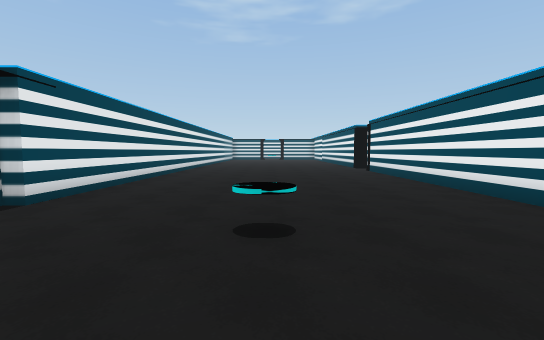
view 1 (above)

22 first-person views from a walk through a 3-D level made in the Unity game engine. The camera is 1.5 m above the floor, tilts 4° down and sees 90° across. Doors are open. The floor is counted in squares, 2 m on a side. Each view is taken from the middle of a square. On the plan, view 1 faces up. The plan holds only what a view shows up to about 10 squares ahead; the rest is blank. The place goes on beyond the plan. The player is left out. Some animated figures are left out.

view 2
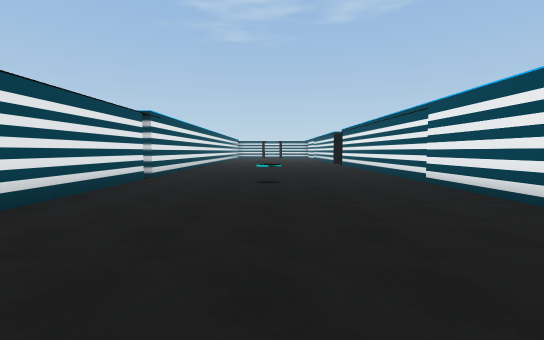

view 3
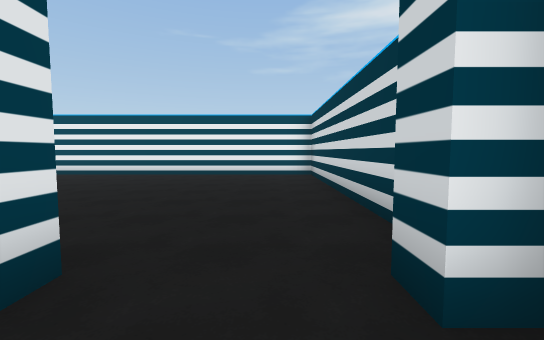

view 4
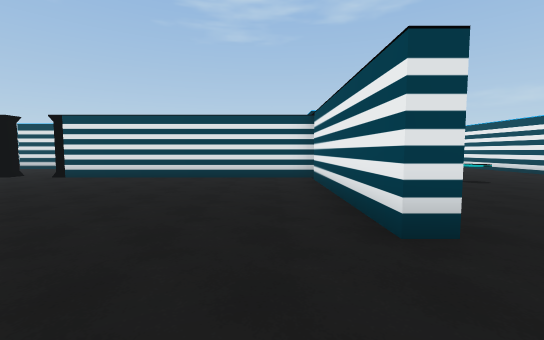

view 5
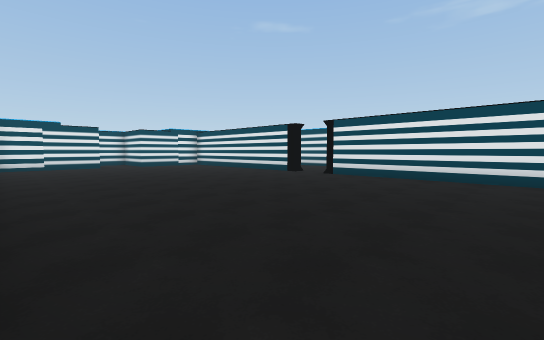

view 6
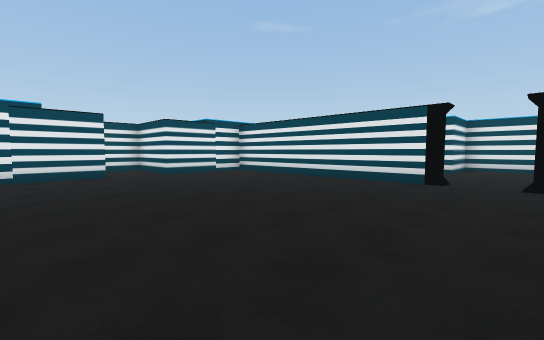

view 7
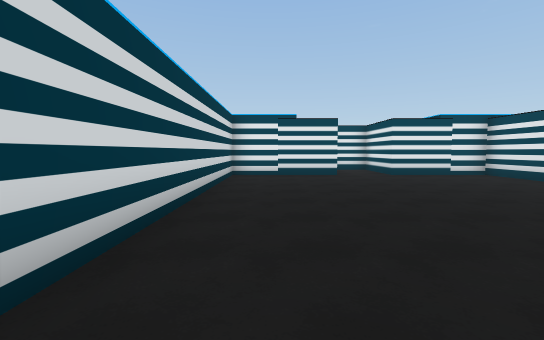

view 8
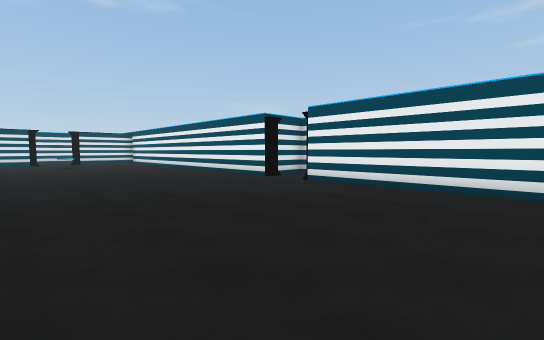

view 9
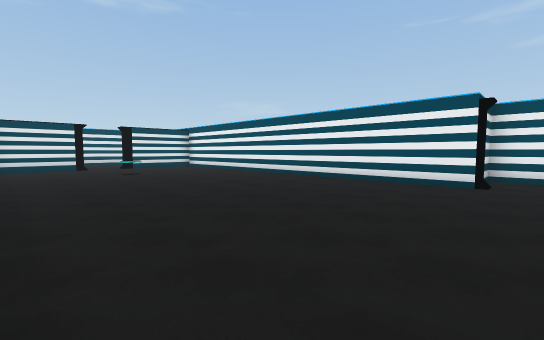

view 10
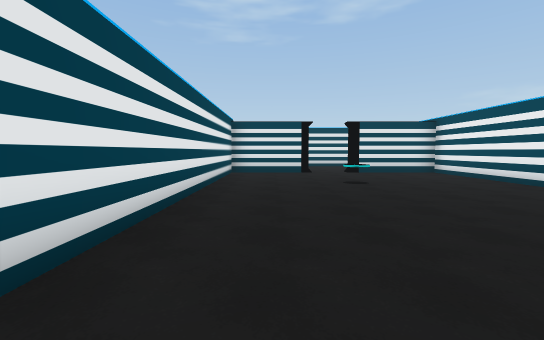

view 11
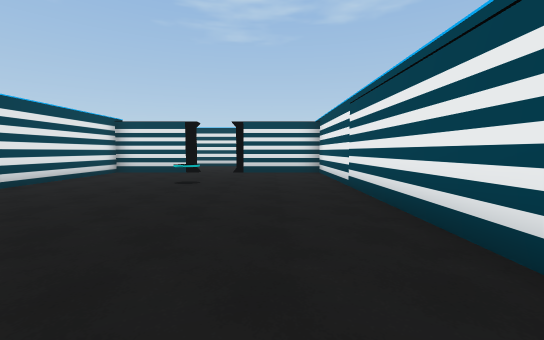

view 12
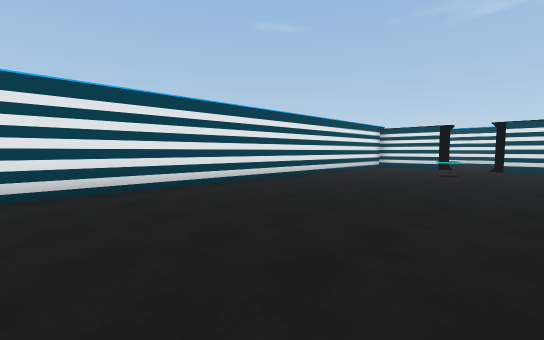

view 13
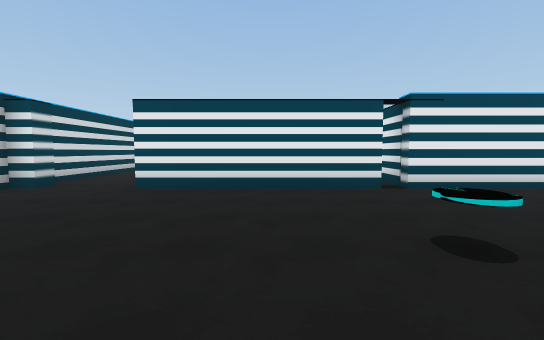

view 14
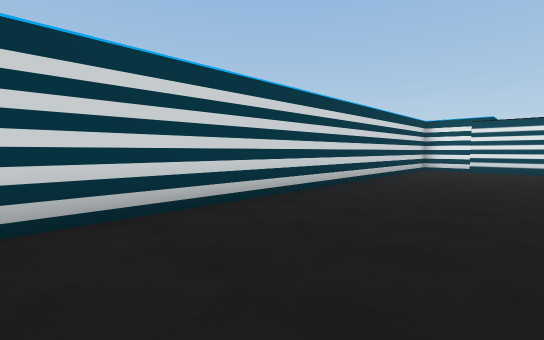

view 15
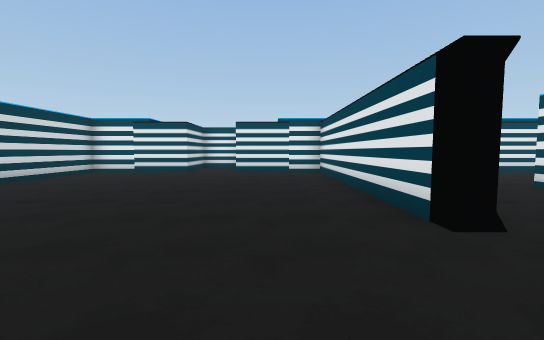

view 16
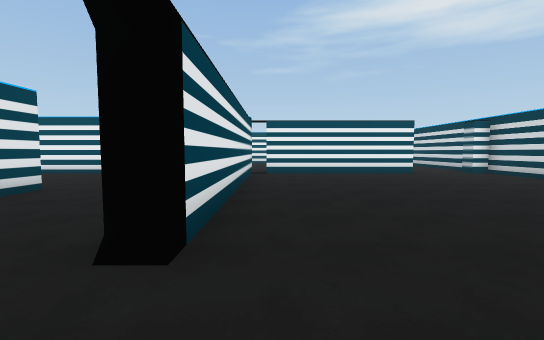

view 17
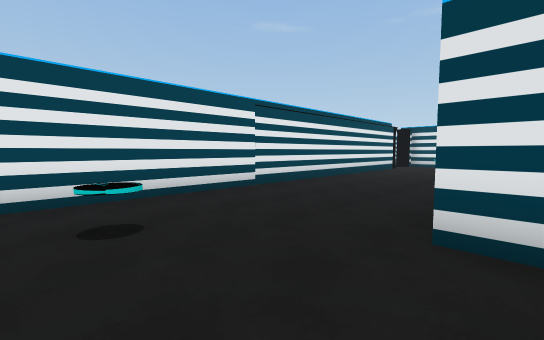

view 18
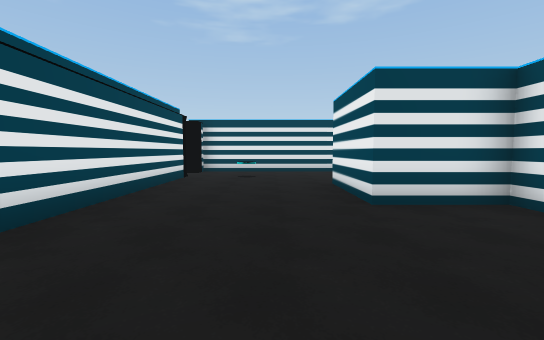

view 19
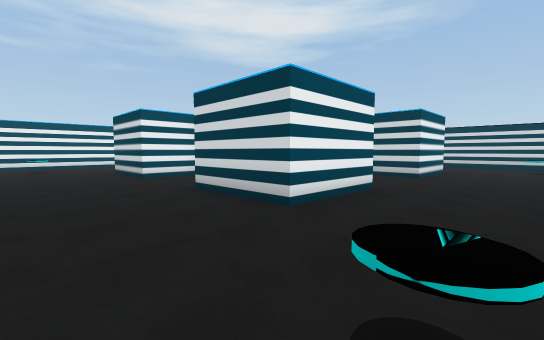

view 20
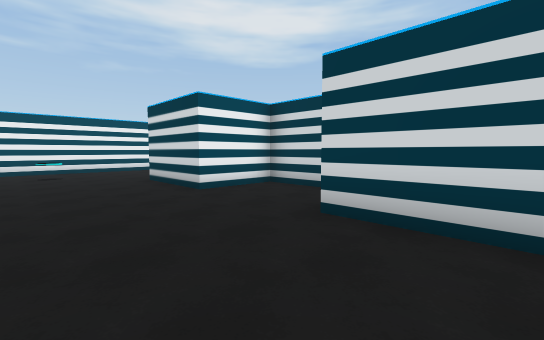

view 21
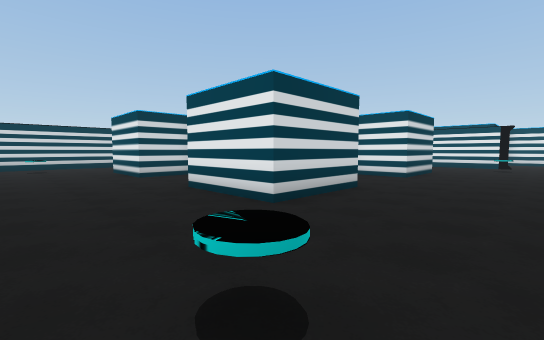

view 22
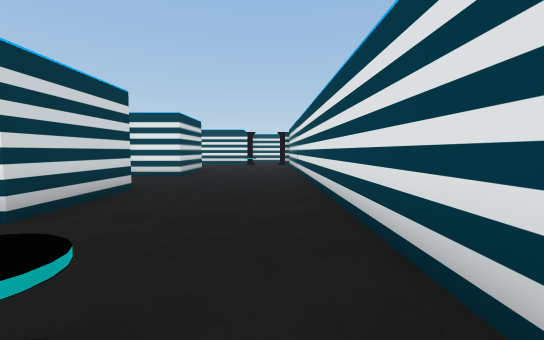

### Floor plan
Ten units are one square. View 1 is at (0, 0); x grows to the right and y downward. Boxes are objects, and circles mark ways between rooms. Rooms are numbered by the first view taken in them; rooms with no view inside come last. Other rooms are left out.
<svg viewBox="-223 -245 268 292">
<path fill="none" stroke="#000" d="M36 -119 36 -234 8 -234M-34 -32 -34 17 -39 17M-39 37 -34 37 -34 42 36 42 36 -104M-7 -234 -34 -234 -34 -37M-126 -37 -195 -37 -195 -8 -215 -8M-200 9 -195 9 -195 42 -39 42 -39 37M-39 17 -39 -32M-34 -37 -113 -37M-218 -4 -218 5M-137 -122 -137 -128 -156 -128 -156 -153 -131 -153 -131 -138M-119 -133 -103 -133 -103 -153 -78 -153 -78 -128M-111 -93 -131 -93 -131 -74M-149 -74 -156 -74 -156 -99 -142 -99M-92 -99 -78 -99 -78 -74 -86 -74M-195 -170 -195 -49M-39 -149 -39 -181M-59 -189 -195 -189M-39 -86 -39 -108"/>
<rect x="-5" y="-35" width="10" height="10" fill="#bbb"><title>other object</title></rect>
<rect x="-5" y="-205" width="10" height="10" fill="#bbb"><title>other object</title></rect>
<rect x="-185" y="-65" width="10" height="10" fill="#bbb"><title>other object</title></rect>
<rect x="-185" y="-175" width="10" height="10" fill="#bbb"><title>other object</title></rect>
<rect x="-65" y="-65" width="10" height="10" fill="#bbb"><title>other object</title></rect>
<rect x="-65" y="-175" width="10" height="10" fill="#bbb"><title>other object</title></rect>
<circle cx="-40" cy="25" r="3" fill="#2a7"/>
<circle cx="-115" cy="-40" r="3" fill="#2a7"/>
<text x="0" y="-90">1</text>
<text x="-120" y="0">2</text>
<text x="-140" y="-120">3</text>
</svg>
Room 1 opens to room 2. Room 2 opens to room 3.

Where each view was taken, in squares from view 1:
view 1: 0 up, 0 right, facing up
view 2: 4 down, 0 right, facing up
view 3: 3 down, 5 left, facing right
view 4: 4 down, 5 left, facing up
view 5: 4 down, 6 left, facing up-left
view 6: 3 down, 11 left, facing up-left
view 7: 3 down, 11 left, facing left
view 8: 6 up, 2 left, facing up-right
view 9: 11 up, 3 left, facing up-right
view 10: 14 up, 2 left, facing up
view 11: 14 up, 2 right, facing up
view 12: 11 up, 2 right, facing up-left
view 13: 1 up, 2 right, facing left
view 14: 1 down, 8 left, facing down-left
view 15: 2 up, 10 left, facing left
view 16: 3 up, 13 left, facing right
view 17: 5 up, 15 left, facing up-left
view 18: 9 up, 17 left, facing up
view 19: 18 up, 18 left, facing down-right
view 20: 18 up, 15 left, facing down-right
view 21: 18 up, 5 left, facing down-left
view 22: 18 up, 5 left, facing left
